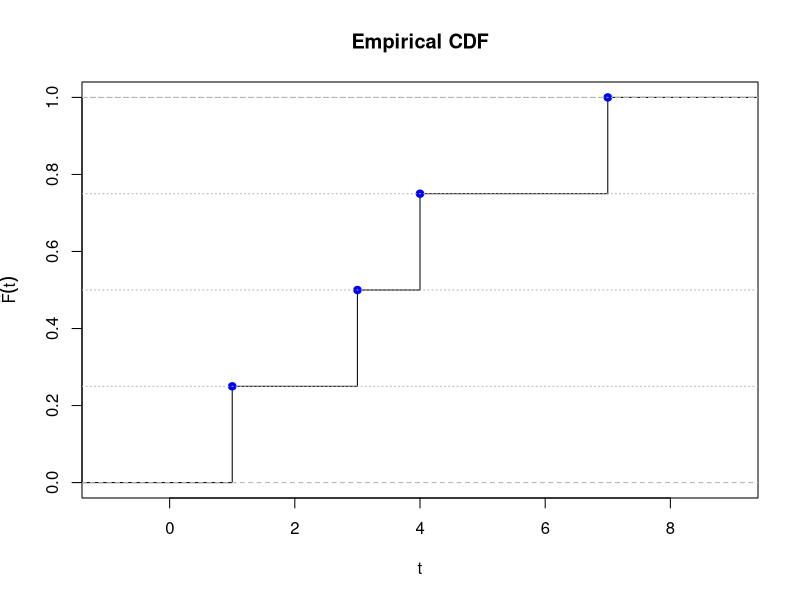
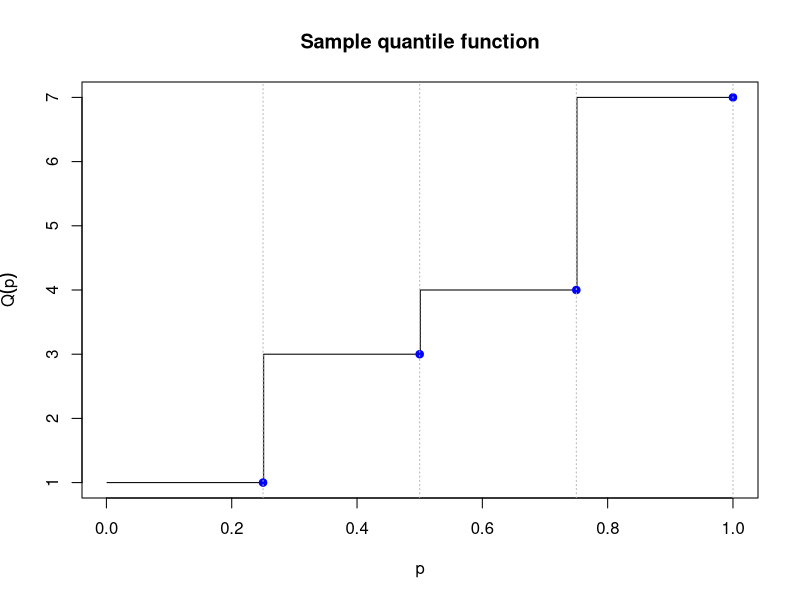

The R source for these figures, in order:
## ---- chunk 1
#| label: fig-ecdf-sample-quantile-example
#| fig-cap: >
#|   Relationship between the empirical CDF and sample quantiles
#|   for data 1, 3, 4, 7.
#|   Left:
#|   ECDF with points $(x_{(i)}, i/n)$.
#|   Right:
#|   sample quantile function with points $(i/n, x_{(i)})$.
#| fig-width: 10
#| fig-height: 4
x <- c(1, 3, 4, 7)
n <- length(x)
x_ord <- sort(x)
p_ord <- seq_len(n) / n

old_par <- par(mfrow = c(1, 2), mar = c(4, 4, 2, 1))
on.exit(par(old_par), add = TRUE)
plot(
  ecdf(x),
  verticals = TRUE,
  do.points = FALSE,
  xlab = "t",
  ylab = expression(hat(plain("F"))(t)),
  main = "Empirical CDF"
)
points(x_ord, p_ord, pch = 19, col = "blue")
abline(h = p_ord, lty = 3, col = "gray70")

p_grid <- seq(0.001, 1, length.out = 1000)
q_vals <- quantile(x, probs = p_grid, type = 1, names = FALSE)
plot(
  p_grid,
  q_vals,
  type = "s",
  xlab = "p",
  ylab = expression(hat(Q)(p)),
  main = "Sample quantile function",
  ylim = range(x_ord)
)
points(p_ord, x_ord, pch = 19, col = "blue")
abline(v = p_ord, lty = 3, col = "gray70")
